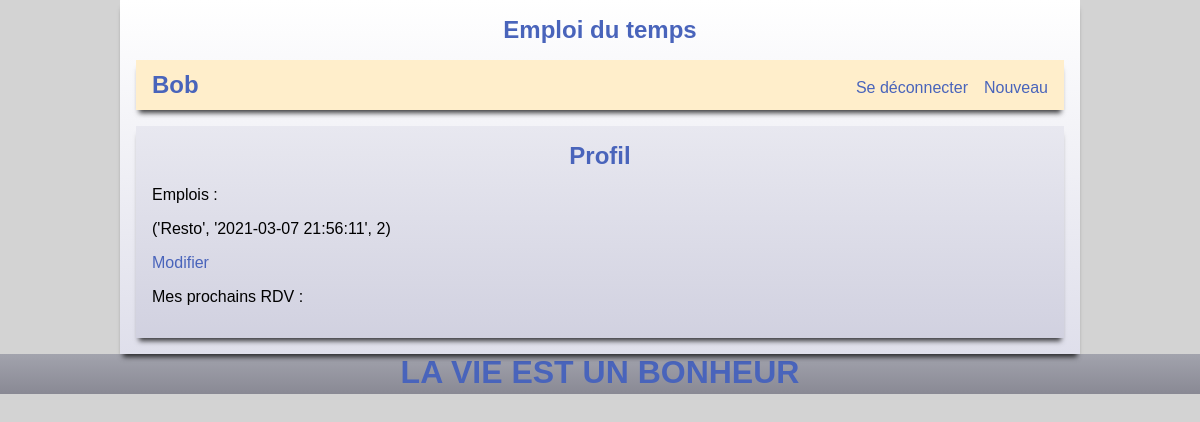
/profil (signed in), run on an earlier commit of the app's database.
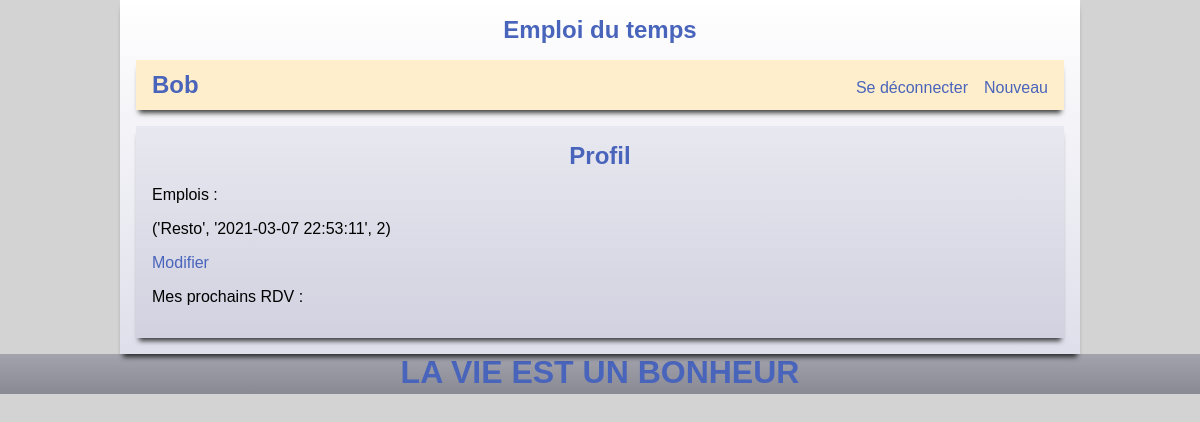
And on a later commit of the database.
### tables this page shows
CREATE TABLE emploi (
  id_e      INTEGER     PRIMARY KEY AUTOINCREMENT,
  auteur_id INTEGER     NOT NULL REFERENCES membres (id_m),
  cree_le   TIMESTAMP   NOT NULL DEFAULT CURRENT_TIMESTAMP,
  nom       VARCHAR(50) NOT NULL
);

### app.py (the view)
@app.route('/profil')
def profil():
    global emplois
    global cday
    global semaine
    emplois = recuperer_emplois(session['userid'])
    cday = datetime.date.today()
    semaine = current_week(cday)
    horaires = recuperer_horaire_de_groupe(session['userid'])
    return render_template('profil.html', infos = (emplois, horaires))

### date.py (called while the page is built)
def current_week(cday):
    calendar = Calendar()
    months = calendar.monthdatescalendar(cday.year, cday.month)
    for week in months:
        for day in week:
            if day == cday:
                curr_week = week
    result = []
    for i in range(len(curr_week)):
        result.append(Jour(curr_week[i]))
    return result

def jourl_avec_jour(annee, mois, jour):
    calendar = Calendar()
    months = calendar.monthdatescalendar(annee, mois)
    for week in months:
        for i in range(len(week)):
            if week[i].day == jour:
                return jours[i]

### db.py (called while the page is built)
def recuperer_emplois(id):
    with db.connect("emploi.db") as c:
        curs = c.execute("""SELECT nom, cree_le, id_e FROM emploi WHERE auteur_id = ?""", (id,))
        emplois = curs.fetchall()
        result = [0] * len(emplois)
        for i in range(len(emplois)):
            curs = c.execute("""SELECT id_h, groupe_id, lieu_id, debut, fin, description FROM horaire WHERE emploi_id = ?""", (emplois[i][2],))
            horaires = curs.fetchall()
            result[i] = (emplois[i], horaires)
        return result

### templates/profil.html (shortened to what this page needs)
{% extends 'base.html' %}
{% block entete %}
    <h2>Profil</h2>
{% endblock %}
{% block contenu %}
    {% if infos != None %}
        <p>Emplois :</p>
        {% for emploi in infos[0] %}
            <p>{{ emploi[0] }}</p>
            <a href='{{ url_for("setemploi", id_emploi=emploi[0][2]) }}'>Modifier</a>
        {% endfor %}
        <p>Mes prochains RDV :</p>
    {% endif %}
{% endblock %}

What changed in the data, as far as the page shows it:
changed emploi: emploi "('Resto', '2021-03-07 21:56:11', 2)" → "('Resto', '2021-03-07 22:53:11', 2)"
